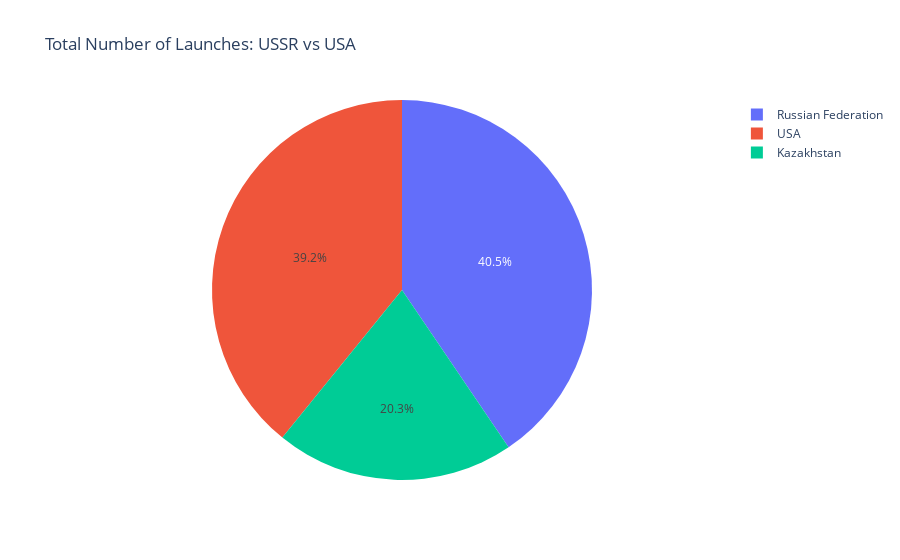

Here is the notebook cell this chart was saved with:
### Markdown cell above
## Create a Plotly Pie Chart comparing the total number of launches of the USSR and the USA

Hint: Remember to include former Soviet Republics like Kazakhstan when analysing the total number of launches.

### Code cell
ussr_usa_launches = df_clean[df_clean['Country'].isin(['Russian Federation', 'USA', 'Kazakhstan'])]

# Group by 'Country' and count the number of launches
launch_count_by_country = ussr_usa_launches['Country'].value_counts().reset_index()
launch_count_by_country.columns = ['Country', 'Number of Launches']

# Create a Pie Chart
fig = px.pie(launch_count_by_country, names='Country', values='Number of Launches',
             title='Total Number of Launches: USSR vs USA',
             labels={'Number of Launches': 'Number of Launches'})

# Show the plot
fig.show()

### Figure 1 — Plotly figure (JSON) as saved in the notebook; plotly's stock layout.template omitted (floating-point values rounded to 4 significant figures)
{"data": [{"domain": {"x": [0, 1], "y": [0, 1]}, "hovertemplate": "Country=%{label}<br>Number of Launches=%{value}<extra></extra>", "labels": ["Russian Federation", "USA", "Kazakhstan"], "legendgroup": "", "name": "", "showlegend": true, "type": "pie", "values": [1398, 1351, 701]}], "layout": {"legend": {"tracegroupgap": 0}, "title": {"text": "Total Number of Launches: USSR vs USA"}}}
